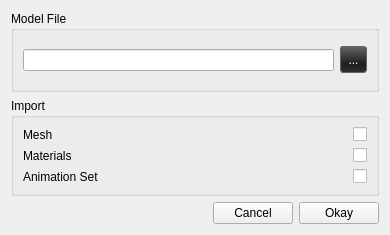
<?xml version="1.0" encoding="UTF-8"?>
<ui version="4.0">
 <class>import_resources_dialog</class>
 <widget class="QDialog" name="import_resources_dialog">
  <property name="geometry">
   <rect>
    <x>0</x>
    <y>0</y>
    <width>390</width>
    <height>235</height>
   </rect>
  </property>
  <property name="windowTitle">
   <string>Dialog</string>
  </property>
  <layout class="QVBoxLayout" name="verticalLayout">
   <item>
    <widget class="QGroupBox" name="groupBox_2">
     <property name="title">
      <string>Model File</string>
     </property>
     <layout class="QHBoxLayout" name="horizontalLayout_2">
      <item>
       <widget class="QLineEdit" name="le_model_fname"/>
      </item>
      <item>
       <widget class="QPushButton" name="btn_browse">
        <property name="styleSheet">
         <string notr="true">QPushButton {
background-color: qlineargradient(spread:reflect, x1:0, y1:0.051, x2:0, y2:1, stop:0 rgba(97, 97, 97, 255), stop:0.642045 rgba(30, 30, 30, 255), stop:1 rgba(48, 48, 48, 255));
border-radius: 3px;
border: 1px solid rgb(100,100,100);
padding: 5px;
color: white;
min-width: 15px;
max-height: 15px;
}

QPushButton:disabled {
background-color: rgb(100,100,100);
color: rgb(200,200,200);
border: 1px solid rgb(100,100,100);
min-width: 15px;
max-height: 15px;
}

QPushButton:hover {
background-color: qlineargradient(spread:reflect, x1:0, y1:0.051, x2:0, y2:1, stop:0 rgba(236, 100, 0, 255), stop:0.625 rgba(255, 118, 18, 255), stop:1 rgba(196, 66, 0, 255));
}

QPushButton:pressed {
background-color: qlineargradient(spread:reflect, x1:0, y1:0.051, x2:0, y2:1, stop:0 rgba(209, 88, 0, 255), stop:0.625 rgba(118, 55, 8, 255), stop:1 rgba(176, 59, 0, 255));
border: 1px solid rgb(30,30,30);
}
</string>
        </property>
        <property name="text">
         <string>...</string>
        </property>
       </widget>
      </item>
     </layout>
    </widget>
   </item>
   <item>
    <widget class="QGroupBox" name="groupBox">
     <property name="title">
      <string>Import</string>
     </property>
     <layout class="QFormLayout" name="formLayout">
      <item row="0" column="0">
       <widget class="QLabel" name="label">
        <property name="text">
         <string>Mesh</string>
        </property>
       </widget>
      </item>
      <item row="0" column="1">
       <widget class="QCheckBox" name="cb_mesh">
        <property name="layoutDirection">
         <enum>Qt::RightToLeft</enum>
        </property>
        <property name="text">
         <string/>
        </property>
       </widget>
      </item>
      <item row="1" column="0">
       <widget class="QLabel" name="label_2">
        <property name="text">
         <string>Materials</string>
        </property>
       </widget>
      </item>
      <item row="1" column="1">
       <widget class="QCheckBox" name="cb_materials">
        <property name="layoutDirection">
         <enum>Qt::RightToLeft</enum>
        </property>
        <property name="text">
         <string/>
        </property>
       </widget>
      </item>
      <item row="2" column="0">
       <widget class="QLabel" name="label_3">
        <property name="text">
         <string>Animation Set</string>
        </property>
       </widget>
      </item>
      <item row="2" column="1">
       <widget class="QCheckBox" name="cb_anim_set">
        <property name="layoutDirection">
         <enum>Qt::RightToLeft</enum>
        </property>
        <property name="text">
         <string/>
        </property>
       </widget>
      </item>
     </layout>
    </widget>
   </item>
   <item>
    <layout class="QHBoxLayout" name="horizontalLayout">
     <item>
      <spacer name="horizontalSpacer">
       <property name="orientation">
        <enum>Qt::Horizontal</enum>
       </property>
       <property name="sizeHint" stdset="0">
        <size>
         <width>40</width>
         <height>20</height>
        </size>
       </property>
      </spacer>
     </item>
     <item>
      <widget class="QPushButton" name="btn_cancel">
       <property name="text">
        <string>Cancel</string>
       </property>
      </widget>
     </item>
     <item>
      <widget class="QPushButton" name="btn_okay">
       <property name="text">
        <string>Okay</string>
       </property>
      </widget>
     </item>
    </layout>
   </item>
  </layout>
 </widget>
 <resources/>
 <connections>
  <connection>
   <sender>btn_okay</sender>
   <signal>pressed()</signal>
   <receiver>import_resources_dialog</receiver>
   <slot>accept()</slot>
   <hints>
    <hint type="sourcelabel">
     <x>317</x>
     <y>215</y>
    </hint>
    <hint type="destinationlabel">
     <x>373</x>
     <y>230</y>
    </hint>
   </hints>
  </connection>
  <connection>
   <sender>btn_cancel</sender>
   <signal>pressed()</signal>
   <receiver>import_resources_dialog</receiver>
   <slot>reject()</slot>
   <hints>
    <hint type="sourcelabel">
     <x>241</x>
     <y>210</y>
    </hint>
    <hint type="destinationlabel">
     <x>176</x>
     <y>211</y>
    </hint>
   </hints>
  </connection>
 </connections>
</ui>
